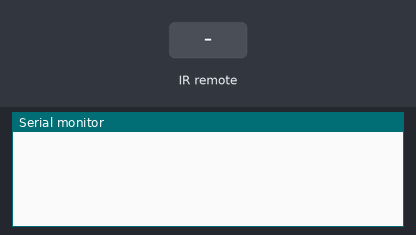
Recording of a sketch running on a simulated Arduino Uno, built with avr-gcc and run on an emulated ATmega328P. On the bench: the last lines printed to the serial monitor. The inputs (shaded band) are chosen by the test bench.

Above: at 1.2 s.
1.3 s: infrared code 0xD7E84B1B received
At 2.0 s:
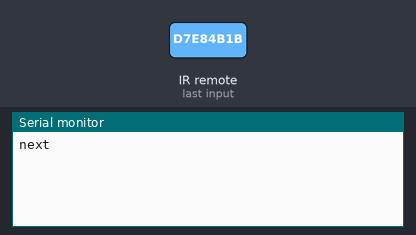
2.8 s: infrared code 0x20FE4DBB received
At 3.2 s:
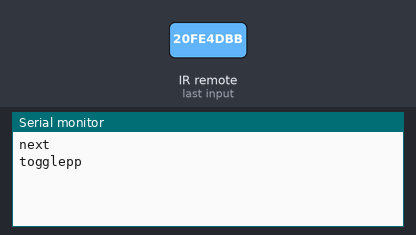
4.3 s: infrared code 0xE5CFBD7F received
At 5.5 s:
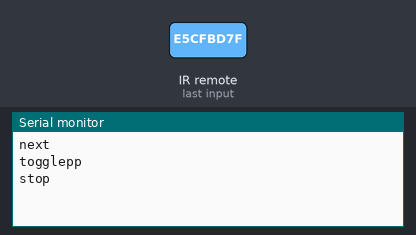

Measured:
- after the input at 1.3 s, the serial monitor: prints a new line at once (image 1)
- after the input at 2.8 s, the serial monitor: prints a new line at once (image 2)
- after the input at 4.3 s, the serial monitor: prints a new line at once (image 3)

The sketch:

pcmaudioctrl.ino
```cpp
#include <IRremote.h>

const int receivePin = 11;
IRrecv ir(receivePin);

void setup() {
  Serial.begin(9600);
  ir.enableIRIn();
}

void ir_handler(decode_results& result)
{
  switch(result.value)
  {
    case 0xD7E84B1B: // Next
      Serial.println("next");
    break;
    case 0x20FE4DBB: // Play/Pause
      Serial.println("togglepp");
    break;
    case 0xE5CFBD7F: // Stop
      Serial.println("stop");
    break;
  }
}

void loop() {
  decode_results res;
  if(ir.decode(&res))
  {
    ir_handler(res);
    ir.resume();
  }
}
```
